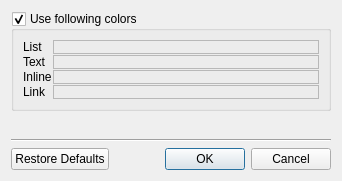
<?xml version="1.0" encoding="UTF-8"?>
<ui version="4.0">
 <class>ColorsDialog</class>
 <widget class="QDialog" name="ColorsDialog">
  <property name="geometry">
   <rect>
    <x>0</x>
    <y>0</y>
    <width>342</width>
    <height>181</height>
   </rect>
  </property>
  <property name="windowTitle">
   <string>Colors...</string>
  </property>
  <layout class="QVBoxLayout" name="verticalLayout_2">
   <item>
    <widget class="QGroupBox" name="colors">
     <property name="title">
      <string>Use following colors</string>
     </property>
     <property name="checkable">
      <bool>true</bool>
     </property>
     <layout class="QVBoxLayout" name="verticalLayout">
      <item>
       <layout class="QGridLayout" name="gridLayout">
        <property name="spacing">
         <number>1</number>
        </property>
        <item row="0" column="0">
         <widget class="QLabel" name="label">
          <property name="sizePolicy">
           <sizepolicy hsizetype="Minimum" vsizetype="Preferred">
            <horstretch>0</horstretch>
            <verstretch>0</verstretch>
           </sizepolicy>
          </property>
          <property name="text">
           <string>List</string>
          </property>
         </widget>
        </item>
        <item row="0" column="1">
         <widget class="MdEditor::ColorWidget" name="listColor">
          <property name="sizePolicy">
           <sizepolicy hsizetype="Expanding" vsizetype="Preferred">
            <horstretch>0</horstretch>
            <verstretch>0</verstretch>
           </sizepolicy>
          </property>
          <property name="frameShape">
           <enum>QFrame::StyledPanel</enum>
          </property>
          <property name="frameShadow">
           <enum>QFrame::Raised</enum>
          </property>
         </widget>
        </item>
        <item row="1" column="0">
         <widget class="QLabel" name="label_2">
          <property name="sizePolicy">
           <sizepolicy hsizetype="Minimum" vsizetype="Preferred">
            <horstretch>0</horstretch>
            <verstretch>0</verstretch>
           </sizepolicy>
          </property>
          <property name="text">
           <string>Text</string>
          </property>
         </widget>
        </item>
        <item row="1" column="1">
         <widget class="MdEditor::ColorWidget" name="textColor">
          <property name="sizePolicy">
           <sizepolicy hsizetype="Expanding" vsizetype="Preferred">
            <horstretch>0</horstretch>
            <verstretch>0</verstretch>
           </sizepolicy>
          </property>
          <property name="frameShape">
           <enum>QFrame::StyledPanel</enum>
          </property>
          <property name="frameShadow">
           <enum>QFrame::Raised</enum>
          </property>
         </widget>
        </item>
        <item row="2" column="0">
         <widget class="QLabel" name="label_3">
          <property name="sizePolicy">
           <sizepolicy hsizetype="Minimum" vsizetype="Preferred">
            <horstretch>0</horstretch>
            <verstretch>0</verstretch>
           </sizepolicy>
          </property>
          <property name="text">
           <string>Inline</string>
          </property>
         </widget>
        </item>
        <item row="2" column="1">
         <widget class="MdEditor::ColorWidget" name="inlineColor">
          <property name="sizePolicy">
           <sizepolicy hsizetype="Expanding" vsizetype="Preferred">
            <horstretch>0</horstretch>
            <verstretch>0</verstretch>
           </sizepolicy>
          </property>
          <property name="frameShape">
           <enum>QFrame::StyledPanel</enum>
          </property>
          <property name="frameShadow">
           <enum>QFrame::Raised</enum>
          </property>
         </widget>
        </item>
        <item row="3" column="0">
         <widget class="QLabel" name="label_4">
          <property name="sizePolicy">
           <sizepolicy hsizetype="Minimum" vsizetype="Preferred">
            <horstretch>0</horstretch>
            <verstretch>0</verstretch>
           </sizepolicy>
          </property>
          <property name="text">
           <string>Link</string>
          </property>
         </widget>
        </item>
        <item row="3" column="1">
         <widget class="MdEditor::ColorWidget" name="linkColor">
          <property name="sizePolicy">
           <sizepolicy hsizetype="Expanding" vsizetype="Preferred">
            <horstretch>0</horstretch>
            <verstretch>0</verstretch>
           </sizepolicy>
          </property>
          <property name="frameShape">
           <enum>QFrame::StyledPanel</enum>
          </property>
          <property name="frameShadow">
           <enum>QFrame::Raised</enum>
          </property>
         </widget>
        </item>
       </layout>
      </item>
     </layout>
    </widget>
   </item>
   <item>
    <spacer name="verticalSpacer">
     <property name="orientation">
      <enum>Qt::Vertical</enum>
     </property>
     <property name="sizeHint" stdset="0">
      <size>
       <width>20</width>
       <height>1</height>
      </size>
     </property>
    </spacer>
   </item>
   <item>
    <widget class="Line" name="line">
     <property name="orientation">
      <enum>Qt::Horizontal</enum>
     </property>
    </widget>
   </item>
   <item>
    <widget class="QDialogButtonBox" name="buttonBox">
     <property name="orientation">
      <enum>Qt::Horizontal</enum>
     </property>
     <property name="standardButtons">
      <set>QDialogButtonBox::Cancel|QDialogButtonBox::Ok|QDialogButtonBox::RestoreDefaults</set>
     </property>
    </widget>
   </item>
  </layout>
 </widget>
 <customwidgets>
  <customwidget>
   <class>MdEditor::ColorWidget</class>
   <extends>QFrame</extends>
   <header>color_widget.hpp</header>
   <container>1</container>
  </customwidget>
 </customwidgets>
 <resources/>
 <connections>
  <connection>
   <sender>buttonBox</sender>
   <signal>accepted()</signal>
   <receiver>ColorsDialog</receiver>
   <slot>accept()</slot>
   <hints>
    <hint type="sourcelabel">
     <x>248</x>
     <y>254</y>
    </hint>
    <hint type="destinationlabel">
     <x>157</x>
     <y>274</y>
    </hint>
   </hints>
  </connection>
  <connection>
   <sender>buttonBox</sender>
   <signal>rejected()</signal>
   <receiver>ColorsDialog</receiver>
   <slot>reject()</slot>
   <hints>
    <hint type="sourcelabel">
     <x>316</x>
     <y>260</y>
    </hint>
    <hint type="destinationlabel">
     <x>286</x>
     <y>274</y>
    </hint>
   </hints>
  </connection>
 </connections>
</ui>
